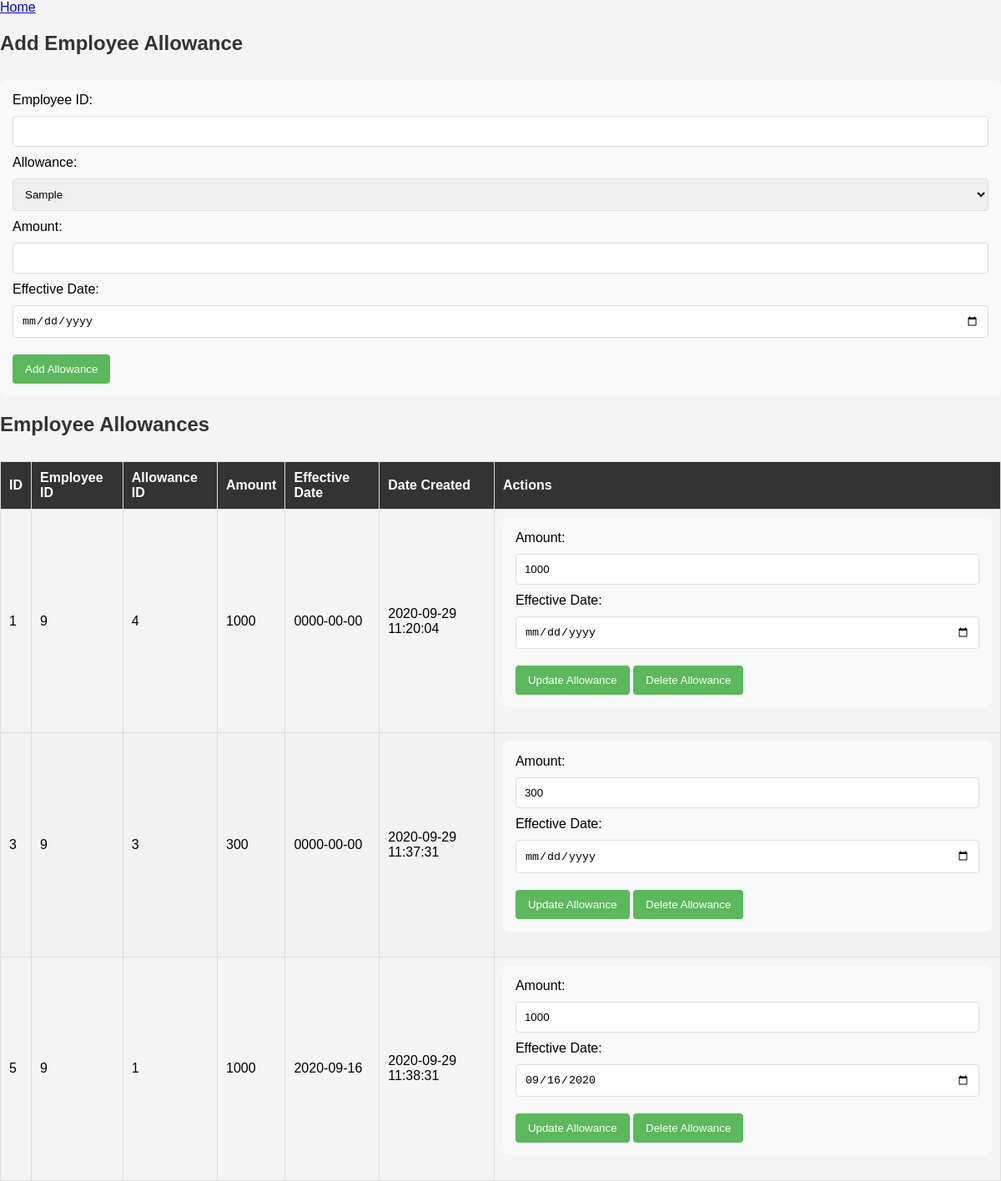
The app's page /employee_allowance.php with its own data.
### tables this page shows
CREATE TABLE `employee_allowances` (
  `id` int(30) NOT NULL,
  `employee_id` int(30) NOT NULL,
  `allowance_id` int(30) NOT NULL,
  `type` tinyint(1) NOT NULL COMMENT '1 = Monthly, 2= Semi-Montly, 3 = once',
  `amount` float NOT NULL,
  `effective_date` date NOT NULL,
  `date_created` datetime NOT NULL DEFAULT current_timestamp()
);

### employee_allowance.php (the view, shortened to what this page needs)
<nav class="sidebar">
  <a href="index.php">Home</a>
</nav>
<?php
include 'db_connect.php';
$allowancesStmt = $pdo->query("SELECT * FROM allowances");
$allowances = $allowancesStmt->fetchAll(PDO::FETCH_ASSOC);
$employeeAllowancesStmt = $pdo->query("SELECT * FROM employee_allowances");
$employeeAllowances = $employeeAllowancesStmt->fetchAll(PDO::FETCH_ASSOC);
?>
<!DOCTYPE html>
<html lang="en">
<head>
<link rel="stylesheet" href="style_employee.css">
</head>
<body>
    <h2>Add Employee Allowance</h2>
    <form method="post" action="employee_allowance.php">
        Employee ID:<input type="number" name="employee_id" required>
        Allowance:
        <select name="allowance_id" required>
            <?php foreach ($allowances as $allowance): ?>
                <option value="<?= $allowance['id'] ?>"><?= htmlspecialchars($allowance['allowance']) ?></option>
            <?php endforeach; ?>
        </select>
        Amount:<input type="number" name="amount" required>
        Effective Date:<input type="date" name="effective_date" required>
        <input type="submit" name="add" value="Add Allowance">
    </form>
    <h2>Employee Allowances</h2>
    <table>
        <thead>
            <tr>
                <th>ID</th>
                <th>Employee ID</th>
                <th>Allowance ID</th>
                <th>Amount</th>
                <th>Effective Date</th>
                <th>Date Created</th>
                <th>Actions</th>
            </tr>
        </thead>
        <tbody>
            <?php foreach ($employeeAllowances as $employeeAllowance): ?>
            <tr>
                <td><?= htmlspecialchars($employeeAllowance['id']) ?></td>
                <td><?= htmlspecialchars($employeeAllowance['employee_id']) ?></td>
                <td><?= htmlspecialchars($employeeAllowance['allowance_id']) ?></td>
                <td><?= htmlspecialchars($employeeAllowance['amount']) ?></td>
                <td><?= htmlspecialchars($employeeAllowance['effective_date']) ?></td>
                <td><?= htmlspecialchars($employeeAllowance['date_created']) ?></td>
                <td>
                    <form method="post" action="employee_allowance.php">
                        Amount:<input type="number" name="amount" value="<?= $employeeAllowance['amount'] ?>" required>
                        Effective Date:<input type="date" name="effective_date" value="<?= $employeeAllowance['effective_date'] ?>" required>
                        <input type="submit" name="update" value="Update Allowance">
                        <input type="submit" name="delete" value="Delete Allowance" onclick="return confirm('Are you sure?');">
                    </form>
                </td>
            </tr>
            <?php endforeach; ?>
        </tbody>
    </table>
</body>
</html>

### style_employee.css (style rules this page uses)
body { font-family: 'Arial', sans-serif; margin: 0; padding: 0; background-color: #f4f4f4; }
h2 { color: #333; padding-bottom: 10px; }
form { margin-bottom: 20px; background: #f9f9f9; padding: 15px; border-radius: 8px; }
input[type="text"], input[type="number"], input[type="date"], select { width: 100%; padding: 10px; margin: 10px 0; border-radius: 4px; border: 1px solid #ddd; box-sizing: border-box; }
input[type="submit"] { background-color: #5cb85c; color: white; padding: 10px 15px; border: none; border-radius: 4px; cursor: pointer; margin-top: 10px; }
table { width: 100%; border-collapse: collapse; margin-top: 20px; }
table, th, td { border: 1px solid #ddd; text-align: left; }
th, td { padding: 10px; }
th { background-color: #333; color: white; }
tr:nth-child(even) { background-color: #f2f2f2; }

### records on screen
employee_allowances: id "1", employee "9", allowance "4", amount "1000", effective_date "0000-00-00", date_created "2020-09-29 11:20:04"
employee_allowances: id "3", employee "9", allowance "3", amount "300", effective_date "0000-00-00", date_created "2020-09-29 11:37:31"
employee_allowances: id "5", employee "9", allowance "1", amount "1000", effective_date "2020-09-16", date_created "2020-09-29 11:38:31", effective_date "09/16/2020"

### other values on screen
form field allowance_id "Sample"
